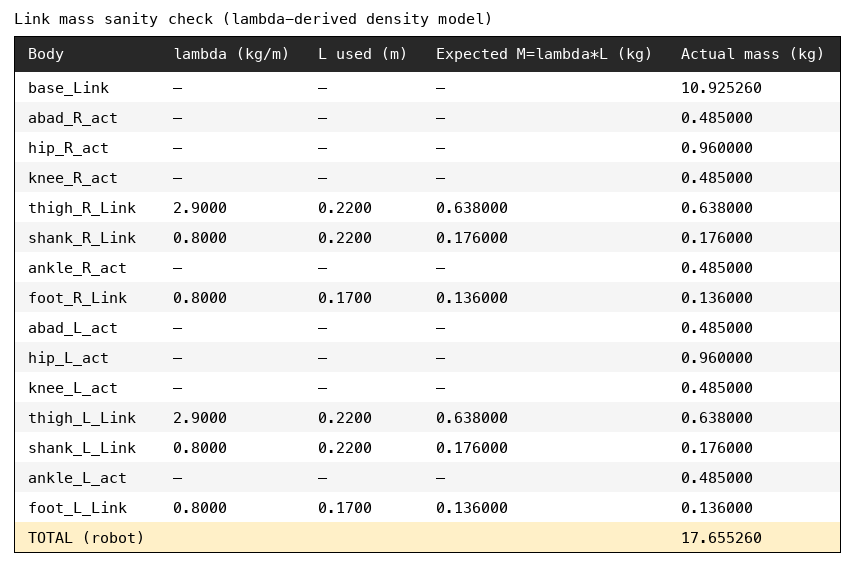

Write Python code to recreate this figure.
"""One-off sanity check for the lambda-derived link mass model (see
builder.py's _linear_density). Builds the current design, loads it into
MuJoCo to read back each body's actual (auto-computed) mass, and renders a
PNG table comparing that against the expected M = lambda * L for the
thigh/shank/foot links. Throwaway script -- not imported by anything else.
"""
from __future__ import annotations

import sys
from pathlib import Path

HERE = Path(__file__).resolve().parent
XML_BUILDER_DIR = HERE.parent   # builder.py/generate.py live one level up, in graphs/'s parent
sys.path.insert(0, str(XML_BUILDER_DIR))

import mujoco
from PIL import Image, ImageDraw, ImageFont

import builder
from builder import build_xml, LAMBDA_THIGH, LAMBDA_SHANK, LAMBDA_FOOT
from generate import load_design_spec

spec = load_design_spec()
xml_str = build_xml(spec)
model = mujoco.MjModel.from_xml_string(xml_str)

# body name -> (lambda used, link's real full length) for the three
# lambda-derived links -- None for bodies whose mass doesn't come from the
# linear mass model (actuator housings use catalog mass, the trunk uses its
# own fixed density). Full length, NOT the LINK_BOX_LENGTH_FRAC-shortened
# box geom length -- thigh/shank boxes are drawn short purely so adjacent
# links don't visually overlap at the joint; builder.py's THIGH_DENSITY/
# SHANK_DENSITY already compensate for that so mass = lambda * full_length.
LINEAR_MODEL_INPUTS = {}
for side in builder.LEG_SIDES:
    LINEAR_MODEL_INPUTS[f"thigh_{side}_Link"] = (LAMBDA_THIGH, spec.thigh_length)
    LINEAR_MODEL_INPUTS[f"shank_{side}_Link"] = (LAMBDA_SHANK, spec.shank_length)
    LINEAR_MODEL_INPUTS[f"foot_{side}_Link"] = (LAMBDA_FOOT, spec.foot_length)

ROW_ORDER = ["base_Link"]
for side in builder.LEG_SIDES:
    ROW_ORDER += [
        f"abad_{side}_act", f"hip_{side}_act", f"knee_{side}_act",
        f"thigh_{side}_Link", f"shank_{side}_Link",
        f"ankle_{side}_act", f"foot_{side}_Link",
    ]

rows = []  # (body, lambda_str, L_used_str, expected_str, actual_str)
total_mass = 0.0
for name in ROW_ORDER:
    body_id = mujoco.mj_name2id(model, mujoco.mjtObj.mjOBJ_BODY, name)
    actual = float(model.body_mass[body_id])
    total_mass += actual
    if name in LINEAR_MODEL_INPUTS:
        lam, length = LINEAR_MODEL_INPUTS[name]
        expected = lam * length
        rows.append((name, f"{lam:.4f}", f"{length:.4f}", f"{expected:.6f}", f"{actual:.6f}"))
    else:
        rows.append((name, "—", "—", "—", f"{actual:.6f}"))

rows.append(("TOTAL (robot)", "", "", "", f"{total_mass:.6f}"))

for r in rows:
    print(f"{r[0]:<16} lambda={r[1]:<8} L_used={r[2]:<9} expected={r[3]:<10} actual={r[4]}")

# ---------------------------------------------------------------------------
# Render as a PNG table.
# ---------------------------------------------------------------------------
HEADERS = ["Body", "lambda (kg/m)", "L used (m)", "Expected M=lambda*L (kg)", "Actual mass (kg)"]
ROW_H = 30
HEADER_H = 36
PAD = 14
CELL_PAD = 14
FONT_SIZE = 15

try:
    font = ImageFont.truetype("/System/Library/Fonts/Menlo.ttc", FONT_SIZE)
    font_bold = ImageFont.truetype("/System/Library/Fonts/Menlo.ttc", FONT_SIZE)
except OSError:
    font = ImageFont.load_default(size=FONT_SIZE)
    font_bold = font

_meas = ImageDraw.Draw(Image.new("RGB", (1, 1)))


def _text_w(s: str, f) -> int:
    return int(_meas.textbbox((0, 0), s, font=f)[2])


COL_W = []
for col_idx, header in enumerate(HEADERS):
    widest = _text_w(header, font_bold)
    for row in rows:
        widest = max(widest, _text_w(row[col_idx], font_bold))
    COL_W.append(widest + 2 * CELL_PAD)

W = 2 * PAD + sum(COL_W)
H = 2 * PAD + HEADER_H + ROW_H * len(rows) + 40

img = Image.new("RGB", (W, H), "white")
draw = ImageDraw.Draw(img)

draw.text((PAD, PAD - 4), "Link mass sanity check (lambda-derived density model)", font=font_bold, fill="black")
y0 = PAD + 22

x = PAD
for header, w in zip(HEADERS, COL_W):
    draw.rectangle([x, y0, x + w, y0 + HEADER_H], fill=(40, 40, 40))
    draw.text((x + CELL_PAD, y0 + 9), header, font=font_bold, fill="white")
    x += w

y = y0 + HEADER_H
for i, row in enumerate(rows):
    is_total = row[0].startswith("TOTAL")
    bg = (255, 240, 200) if is_total else ((245, 245, 245) if i % 2 else (255, 255, 255))
    draw.rectangle([PAD, y, PAD + sum(COL_W), y + ROW_H], fill=bg)
    x = PAD
    for val, w in zip(row, COL_W):
        draw.text((x + CELL_PAD, y + 7), val, font=font_bold if is_total else font, fill="black")
        x += w
    y += ROW_H

draw.rectangle([PAD, y0, PAD + sum(COL_W), y], outline=(0, 0, 0), width=1)

out_path = HERE / "mass_report.png"
img.save(out_path)
print(f"\nWrote {out_path}")
